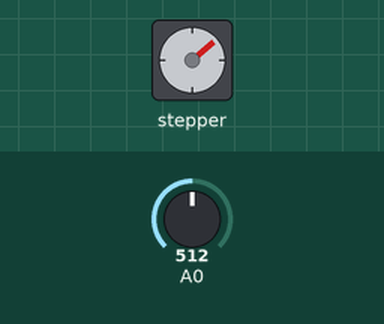
Recording of a sketch running on a simulated Arduino Uno, built with avr-gcc and run on an emulated ATmega328P. Parts: stepper motor. Inputs (shaded band) come from the test bench; at power-on: A0 = 512. Stepper angles assume 2048 steps per turn.

Above: at 1.8 s.
1.9 s: A0 set to 716
At 2.9 s:
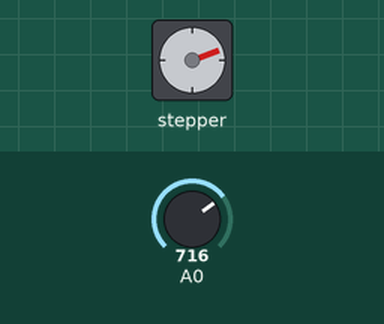
3.8 s: A0 set to 1023
At 5.5 s:
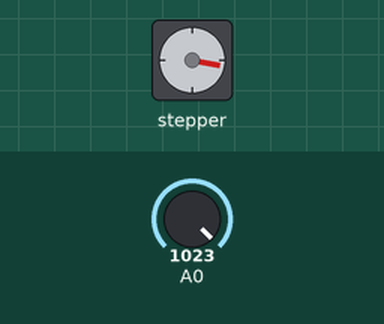
5.9 s: A0 set to 511
At 8.0 s:
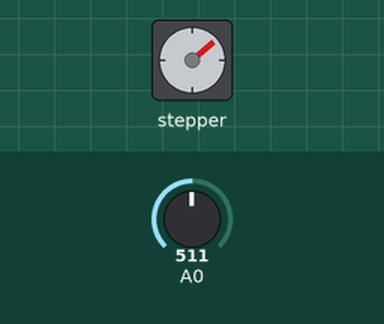
Timing chart, 0 to 9.5 s (numbered marks = the images above; inputs shaded):
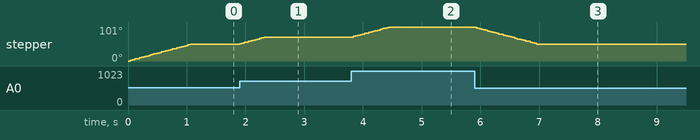

The sketch:

stepmoterwithvalue.ino
```cpp
#include <Stepper.h>

// change this to the number of steps on your motor
#define STEPS 32
#define STEPS_W 2048
// create an instance of the stepper class, specifying
// the number of steps of the motor and the pins it's
// attached to
Stepper stepper(STEPS, 8, 10, 9, 11);

// the previous reading from the analog input

int i = 0,val=0,per = 0;
void setup() {
  // set the speed of the motor to 30 RPMs
  stepper.setSpeed(500);

}

void loop() {


int val = analogRead(0);


i = map(val,0,1024,0,STEPS_W/3.55);


stepper.step(i-per);

per = i;

}
```

Measured:
- after the input at 1.9 s, stepper: turns 20° clockwise in 0.42 s, starting at once
- after the input at 3.8 s, stepper: turns 31° clockwise in 0.64 s, starting at once
- after the input at 5.9 s, stepper: turns 51° counter-clockwise in 1.1 s, starting at once
- by itself, stepper: turns 50° clockwise in 1.0 s
